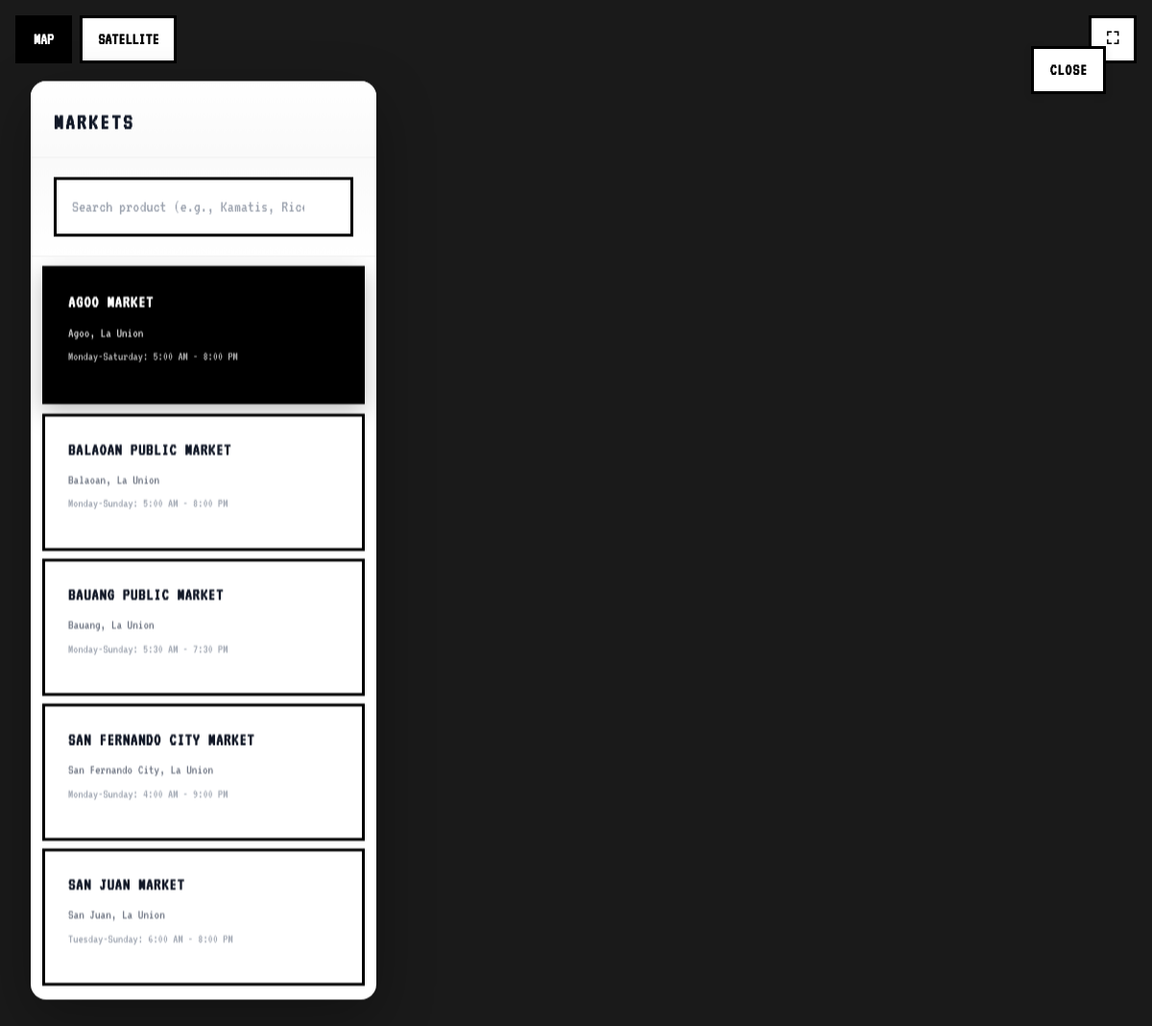
The app's page /market-map.php with its own data.
### tables this page shows
CREATE TABLE `markets` (
  `id` int(11) NOT NULL,
  `market_name` varchar(255) NOT NULL,
  `market_description` text DEFAULT NULL,
  `address` text NOT NULL,
  `latitude` decimal(10,8) NOT NULL,
  `longitude` decimal(11,8) NOT NULL,
  `contact_number` varchar(20) DEFAULT NULL,
  `email` varchar(255) DEFAULT NULL,
  `operating_hours` text DEFAULT NULL,
  `market_type` enum('public','private','cooperative') DEFAULT 'public',
  `status` enum('active','inactive','maintenance') DEFAULT 'active',
  `vendor_id` int(11) DEFAULT NULL,
  `created_at` timestamp NOT NULL DEFAULT current_timestamp(),
  `updated_at` timestamp NOT NULL DEFAULT current_timestamp() ON UPDATE current_timestamp(),
  `opening_time` time DEFAULT '06:00:00',
  `closing_time` time DEFAULT '18:00:00',
  `is_open` tinyint(1) DEFAULT 1,
  `operating_days` varchar(100) DEFAULT 'Mon,Tue,Wed,Thu,Fri,Sat,Sun'
);

### market-map.php (the view, shortened to what this page needs)
<?php
$conn = getDB();
$markets_query = "SELECT m.*,
                  COUNT(DISTINCT mf.farmer_id) as farmer_count,
                  COUNT(DISTINCT mp.id) as product_count,
                  AVG(mr.rating) as average_rating
                  FROM markets m
                  LEFT JOIN market_farmers mf ON m.id = mf.market_id AND mf.approval_status = 'approved'
                  LEFT JOIN market_products mp ON m.id = mp.market_id
                  LEFT JOIN market_reviews mr ON m.id = mr.market_id
                  WHERE m.status = 'active'
                  GROUP BY m.id
                  ORDER BY m.market_name";
$markets_stmt = $conn->prepare($markets_query);
$markets_stmt->execute();
$markets = $markets_stmt->fetchAll(PDO::FETCH_ASSOC);
$user_lat = isset($_GET['lat']) ? floatval($_GET['lat']) : null;
$user_lng = isset($_GET['lng']) ? floatval($_GET['lng']) : null;
$markets_with_distance = [];
if ($user_lat && $user_lng) {
    foreach ($markets as $market) {
        $earthRadius = 6371;
        $dLat = deg2rad($market['latitude'] - $user_lat);
        $dLon = deg2rad($market['longitude'] - $user_lng);
        $a = sin($dLat/2) * sin($dLat/2) +
             cos(deg2rad($user_lat)) * cos(deg2rad($market['latitude'])) *
             sin($dLon/2) * sin($dLon/2);
        $c = 2 * atan2(sqrt($a), sqrt(1-$a));
        $distance = $earthRadius * $c;
        $market['distance'] = round($distance, 2);
        $markets_with_distance[] = $market;
    }
    usort($markets_with_distance, function($a, $b) {
        return $a['distance'] <=> $b['distance'];
    });
} else {
    $markets_with_distance = $markets;
}
include 'includes/header.php';
?>
<div class="map-modal active">
    <div class="map-container">
        <div class="map-content">
            <div class="map-header-controls">
                <button class="map-tab active" id="mapTab">Map</button>
                <button class="map-tab" id="satelliteTab">Satellite</button>
            </div>
            <div class="map-header-right">
                <button class="map-fullscreen-btn" id="fullscreenBtn" title="Toggle Fullscreen">⛶</button>
                <a href="app/" class="map-close-btn" title="Back to FarmScout">CLOSE</a>
            </div>
            <div class="map-section">
                <div id="marketsMap"></div>
                <div class="map-markets-sidebar">
                    <div class="map-sidebar-header">
                        <h2>Markets</h2>
                    </div>
                    <div class="product-search-container">
                        <div class="product-search-wrapper">
                            <input
                                type="text"
                                id="productSearchInput"
                                class="product-search-input"
                                placeholder="Search product (e.g., Kamatis, Rice...)"
                                autocomplete="off"
                            />
                        </div>
                    </div>
                    <div class="map-markets-list" id="mapMarketsList">
                        <?php
                        foreach ($markets_with_distance as $index => $market):
                            $classes = ['map-market-item'];
                            if ($index === 0) {
                                $classes[] = 'active';
                            }
                        ?>
                        <div class="<?php echo implode(' ', $classes); ?>"
                             data-market-index="<?php echo $index; ?>"
                             data-market-id="<?php echo $market['id']; ?>"
                             onclick="selectMarketFromSidebar(<?php echo $index; ?>)">
                            <div class="map-market-name">
                                <?php echo htmlspecialchars($market['market_name']); ?>
                            </div>
                            <div class="map-market-venue"><?php echo htmlspecialchars($market['address']); ?></div>
                            <div class="map-market-location"><?php echo htmlspecialchars($market['operating_hours'] ?? 'Monday-Sunday: 5:00 AM - 8:00 PM'); ?></div>
                        </div>
                        <?php endforeach; ?>
                    </div>
                </div>
            </div>
        </div>
    </div>
</div>
<?php include 'includes/footer.php'; ?>

### css/main.css (style rules this page uses)
html, :host { line-height: 1.5; -webkit-text-size-adjust: 100%; -moz-tab-size: 4; -o-tab-size: 4; tab-size: 4; font-family: -apple-system, BlinkMacSystemFont, Segoe UI, Roboto, Helvetica Neue, Arial, sans-serif; font-feature-settings: normal; font-variation-settings: normal; -webkit-tap-highlight-color: transparent; }
body { margin: 0; line-height: inherit; }
h1, h2, h3, h4, h5, h6 { font-size: inherit; font-weight: inherit; }
a { color: inherit; text-decoration: inherit; }
button, input, optgroup, select, textarea { font-family: inherit; font-feature-settings: inherit; font-variation-settings: inherit; font-size: 100%; font-weight: inherit; line-height: inherit; letter-spacing: inherit; color: inherit; margin: 0; padding: 0; }
button, select { text-transform: none; }
button, input:where([type='button']), input:where([type='reset']), input:where([type='submit']) { -webkit-appearance: button; background-color: transparent; background-image: none; }
blockquote, dl, dd, h1, h2, h3, h4, h5, h6, hr, figure, p, pre { margin: 0; }
input::placeholder, textarea::placeholder { opacity: 1; color: #9ca3af; }
button, [role="button"] { cursor: pointer; }
body { font-family: "Inter Tight", Trebuchet MS, sans-serif; color: var(--color-text-primary); background-color: var(--color-background); line-height: 1.6; }
h1, h2, h3, h4, h5, h6 { font-family: "Inter Tight", Trebuchet MS, sans-serif; font-weight: 600; line-height: 1.3; }
.min-h-screen { min-height: 100vh; }
.bg-background { --tw-bg-opacity: 1; background-color: rgb(255 255 255 / var(--tw-bg-opacity, 1)); }
:root { --color-primary: #2D5016; --color-primary-50: #F0F4ED; --color-primary-100: #D9E5CC; --color-primary-200: #B8CFA0; --color-primary-300: #96B973; --color-primary-400: #75A347; --color-primary-500: #538D1A; --color-primary-600: #2D5016; --color-primary-700: #244012; --color-primary-800: #1B300E; --color-primary-900: #12200A; --color-secondary: #8B4513; --color-secondary-50: #F5F0EB; --color-secondary-100: #E8D7C7; --color-secondary-200: #D4B89F; --color-secondary-300: #C09977; --color-secondary-400: #AC7A4F; --color-secondary-500: #985B27; --color-secondary-600: #8B4513; --color-secondary-700: #6F370F; --color-secondary-800: #53290B; --color-secondary-900: #371B07; --color-accent: #FF6B35; --color-accent-50: #FFF4F0; --color-accent-100: #FFE0D1; --color-accent-200: #FFBFA3; --color-accent-300: #FF9E75; --color-accent-400: #FF7D47; --color-accent-500: #FF6B35; --color-accent-600: #E55A2B; --color-accent-700: #CC4921; --color-accent-800: #B23817; --color-accent-900: #99270D; --color-background: #FEFEFE; --color-surface: #F8F9FA; --color-surface-50: #FFFFFF; --color-surface-100: #F8F9FA; --color-surface-200: #E9ECEF; --color-surface-300: #DEE2E6; --color-surface-400: #CED4DA; --color-surface-500: #ADB5BD; --color-text-primary: #1A1A1A; --color-text-secondary: #6C757D; --color-text-muted: #868E96; --color-text-light: #ADB5BD; --color-success: #28A745; --color-success-50: #F0F8F2; --color-success-100: #D4EDDA; --color-success-200: #A3D9B1; --color-success-300: #72C588; --color-success-400: #41B15F; --color-success-500: #28A745; --color-success-600: #1E7E34; --color-success-700: #155724; --color-warning: #FFC107; --color-warning-50: #FFFBF0; --color-warning-100: #FFF3CD; --color-warning-200: #FFE69C; --color-warning-300: #FFD86B; --color-warning-400: #FFCA3A; --color-warning-500: #FFC107; --color-warning-600: #E0A800; --color-warning-700: #B08900; --color-error: #DC3545; --color-error-50: #FDF2F2; --color-error-100: #F8D7DA; --color-error-200: #F1AEB5; --color-error-300: #EA868F; --color-error-400: #E35D6A; --color-error-500: #DC3545; --color-error-600: #C82333; --color-error-700: #A71E2A; --shadow-minimal: 0 2px 8px rgba(0, 0, 0, 0.1); --shadow-card: 0 1px 3px rgba(0, 0, 0, 0.12), 0 1px 2px rgba(0, 0, 0, 0.24); --shadow-elevated: 0 4px 6px rgba(0, 0, 0, 0.07), 0 1px 3px rgba(0, 0, 0, 0.06); --transition-fast: 200ms ease-out; --transition-normal: 250ms ease-out; --transition-slow: 300ms ease-out; }

### css/enhancements.css (style rules this page uses)
body.bg-background { margin: 0; padding: 0; }
:root { --modern-black: #1a1a1a; --modern-gray-900: #111111; --modern-gray-800: #1f1f1f; --modern-gray-700: #2d2d2d; --modern-gray-600: #404040; --modern-gray-500: #666666; --modern-gray-400: #888888; --modern-gray-300: #b3b3b3; --modern-gray-200: #cccccc; --modern-gray-100: #e5e5e5; --modern-gray-50: #f7f7f7; --modern-white: #ffffff; --modern-accent: #10b981; }

### records on screen
markets: market_name "AGOO MARKET", address "Agoo, La Union", operating_hours "Monday-Saturday: 5:00 AM - 8:00 PM"
markets: market_name "BALAOAN PUBLIC MARKET", address "Balaoan, La Union", operating_hours "Monday-Sunday: 5:00 AM - 8:00 PM"
markets: market_name "BAUANG PUBLIC MARKET", address "Bauang, La Union", operating_hours "Monday-Sunday: 5:30 AM - 7:30 PM"
markets: market_name "SAN FERNANDO CITY MARKET", address "San Fernando City, La Union", operating_hours "Monday-Sunday: 4:00 AM - 9:00 PM"
markets: market_name "SAN JUAN MARKET", address "San Juan, La Union", operating_hours "Tuesday-Sunday: 6:00 AM - 8:00 PM"
